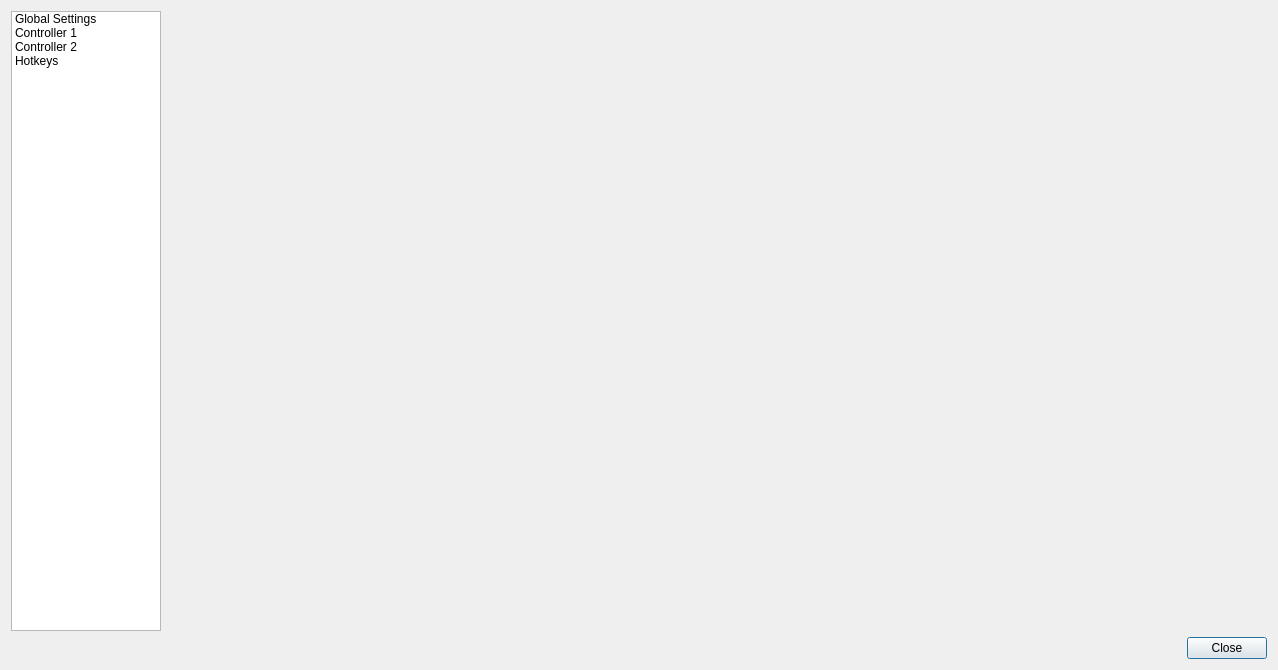
<?xml version="1.0" encoding="UTF-8"?>
<ui version="4.0">
 <class>ControllerSettingsDialog</class>
 <widget class="QDialog" name="ControllerSettingsDialog">
  <property name="windowModality">
   <enum>Qt::WindowModal</enum>
  </property>
  <property name="geometry">
   <rect>
    <x>0</x>
    <y>0</y>
    <width>1274</width>
    <height>668</height>
   </rect>
  </property>
  <property name="sizePolicy">
   <sizepolicy hsizetype="Expanding" vsizetype="Expanding">
    <horstretch>0</horstretch>
    <verstretch>0</verstretch>
   </sizepolicy>
  </property>
  <property name="windowTitle">
   <string>AetherSX2 Controller Settings</string>
  </property>
  <layout class="QGridLayout" name="gridLayout" columnstretch="0,0">
   <item row="0" column="0">
    <widget class="QListWidget" name="settingsCategory">
     <property name="sizePolicy">
      <sizepolicy hsizetype="Expanding" vsizetype="Expanding">
       <horstretch>0</horstretch>
       <verstretch>0</verstretch>
      </sizepolicy>
     </property>
     <property name="minimumSize">
      <size>
       <width>150</width>
       <height>0</height>
      </size>
     </property>
     <property name="maximumSize">
      <size>
       <width>150</width>
       <height>16777215</height>
      </size>
     </property>
     <property name="iconSize">
      <size>
       <width>32</width>
       <height>32</height>
      </size>
     </property>
     <item>
      <property name="text">
       <string>Global Settings</string>
      </property>
      <property name="icon">
       <iconset theme="settings-3-line">
        <normaloff>.</normaloff>.</iconset>
      </property>
     </item>
     <item>
      <property name="text">
       <string>Controller 1</string>
      </property>
      <property name="icon">
       <iconset theme="gamepad-line">
        <normaloff>.</normaloff>.</iconset>
      </property>
     </item>
     <item>
      <property name="text">
       <string>Controller 2</string>
      </property>
      <property name="icon">
       <iconset theme="gamepad-line">
        <normaloff>.</normaloff>.</iconset>
      </property>
     </item>
     <item>
      <property name="text">
       <string>Hotkeys</string>
      </property>
      <property name="icon">
       <iconset theme="keyboard-line">
        <normaloff>.</normaloff>.</iconset>
      </property>
     </item>
    </widget>
   </item>
   <item row="0" column="1">
    <widget class="QStackedWidget" name="settingsContainer">
     <property name="minimumSize">
      <size>
       <width>1100</width>
       <height>620</height>
      </size>
     </property>
     <property name="currentIndex">
      <number>4</number>
     </property>
     <widget class="QWidget" name="page"/>
     <widget class="QWidget" name="page_3"/>
     <widget class="QWidget" name="page_4"/>
     <widget class="QWidget" name="page_5"/>
     <widget class="QWidget" name="page_6"/>
     <widget class="QWidget" name="page_2"/>
    </widget>
   </item>
   <item row="1" column="0" colspan="2">
    <widget class="QDialogButtonBox" name="buttonBox">
     <property name="standardButtons">
      <set>QDialogButtonBox::Close</set>
     </property>
    </widget>
   </item>
  </layout>
 </widget>
 <resources>
  <include location="../resources/resources.qrc"/>
 </resources>
 <connections/>
</ui>
